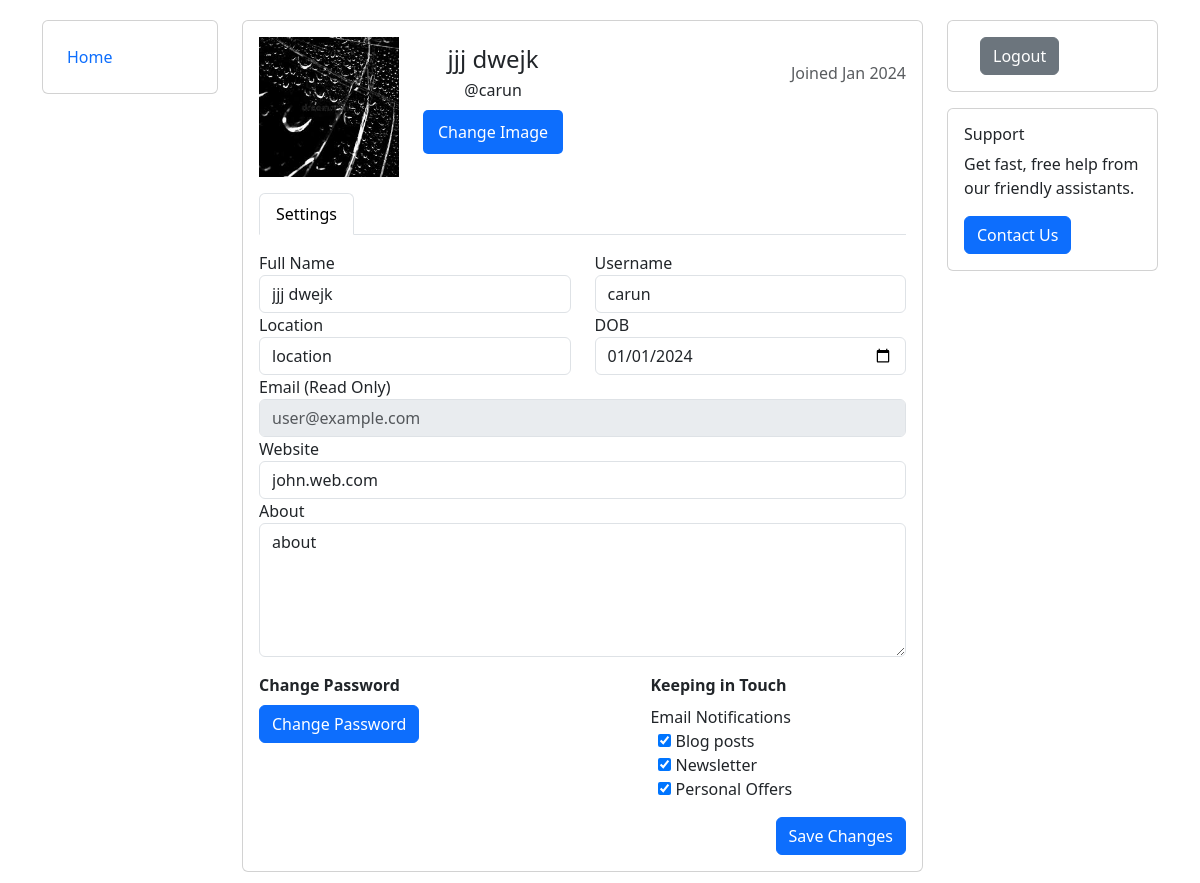
/edit_profile/ (signed in), run on the app's committed database.
### blog/models.py (models this page shows, shortened)
class Profile(models.Model):
    user = models.OneToOneField(User, on_delete=models.CASCADE)
    bio = models.TextField(null=True, blank=True)
    dob = models.DateField(null=True, blank=True)
    profile_img =  models.ImageField( upload_to='profile_images', default='default.jpg')
    location = models.CharField(null=True, blank=True, max_length=100)
    website = models.CharField(null=True, blank=True,max_length=100)

### blog/views.py (the view, shortened to what this page needs)
# urls.py: path("edit_profile/", views.edit_profile , name="edit_profile-page"),
def edit_profile(request):
    user_object = User.objects.get(username=request.user)
    currently_user = Profile.objects.get(user=user_object)
    context = {
        'currently_user': currently_user
    }
    return render(request, "edit_profile.html", context)

### templates/edit_profile.html (shortened to what this page needs)
{% load static %}
<!DOCTYPE html>
<html lang="en">
<head>
    <link href="https://cdn.jsdelivr.net/npm/bootstrap@5.3.2/dist/css/bootstrap.min.css" rel="stylesheet"
>
    <link rel="stylesheet" href="{% static 'css/editprofile.css' %}">
</head>
<body>
    <div class="container">
        <div class="row flex-lg-nowrap">
            <div class="col-12 col-lg-auto mb-3" style="width: 200px;">
                <div class="card p-3">
                    <div class="e-navlist--active-bg">
                        <ul class="nav">
                            <li class="nav-item"><a class="nav-link px-2 active" href="#"><span>Home</span></a></li>
                        </ul>
                    </div>
                </div>
            </div>
            <div class="col">
                <div class="row">
                    <div class="col mb-3">
                        <div class="card">
                            <div class="card-body">
                                <div class="e-profile">
                                        <div class="row">
                                            <div class="col-12 col-sm-auto mb-3">
                                                <div class="mx-auto" style="width: 140px;">
                                                    <div class="d-flex justify-content-center align-items-center rounded"
                                                        style="height: 140px; background-color: rgb(233, 236, 239);">
                                                        <span
                                                            style="color: rgb(166, 168, 170); font: bold 8pt Arial; overflow: hidden;">
                                                            <img style="width: 100%; object-fit: cover; object-position: center;"
                                                                src="{{ currently_user.profile_img.url }}"
                                                                alt="unavailable">
                                                        </span>
                                                    </div>
                                                </div>
                                            </div>
                                            <div
                                                class="col d-flex flex-column flex-sm-row justify-content-between mb-3">
                                                <div class="text-center text-sm-left mb-2 mb-sm-0">
                                                    <h4 class="pt-sm-2 pb-1 mb-0 text-nowrap">
                                                        {{request.user.first_name}}
                                                    </h4>
                                                    <p class="mb-0">@{{request.user.username}}</p>
                                                    <div class="mt-2 file-input-container">
                                                        <button class="btn btn-primary file-input-button">Change
                                                            Image</button>
                                                    </div>
                                                </div>
                                                <div class="text-center text-sm-right">
                                                    <span class="badge badge-secondary">administrator</span>
                                                    <div class="text-muted"><p>Joined
                                                            {{request.user.date_joined | date:"M Y" }}</p></div>
                                                </div>
                                            </div>
                                        </div>
                                    <ul class="nav nav-tabs">
                                        <li class="nav-item"><a href="" class="active nav-link">Settings</a></li>
                                    </ul>
                                    <div class="tab-content pt-3">
                                        <div class="tab-pane active">
                                            <form action="" method="post" class="form" novalidate>
                                                <div class="row">
                                                    <div class="col">
                                                        <div class="row">
                                                            <div class="col">
                                                                <div class="form-group">
                                                                    <label>Full Name</label>
                                                                    <input class="form-control" type="text" name="name"
                                                                        placeholder="John Smith"
                                                                        value="{{currently_user.user.first_name}}">
                                                                </div>
                                                            </div>
                                                            <div class="col">
                                                                <div class="form-group">
                                                                    <label>Username</label>
                                                                    <input class="form-control" type="text"
                                                                        name="username" placeholder="Username"
                                                                        value="{{currently_user.user.username}}">
                                                                </div>
                                                            </div>
                                                        </div>
                                                        <div class="row">
                                                            <div class="col">
                                                                <div class="form-group">
                                                                    <label>Location</label>
                                                                    <input class="form-control" type="text"
                                                                        name="location" placeholder="State, Country"
                                                                        value="{{ currently_user.location }}">
                                                                </div>
                                                            </div>
                                                            <div class="col">
                                                                <div class="form-group">
                                                                    <label>DOB</label>
                                                                    <input class="form-control" type="date" value="{{ currently_user.dob|date:'Y-m-d' }}" name="dob">
                                                                </div>
                                                            </div>
                                                        </div>
                                                        <div class="row">
                                                            <div class="col">
                                                                <div class="form-group">
                                                                    <label>Email (Read Only)</label>
                                                                    <input class="form-control" type="text" disabled
                                                                        placeholder="user@example.com" name="email">
                                                                </div>
                                                            </div>
                                                        </div>
                                                        <div class="row">
                                                            <div class="col">
                                                                <div class="form-group">
                                                                    <label>Website</label>
                                                                    <input class="form-control" type="text"
                                                                        value="{{currently_user.website}}"
                                                                        placeholder="www.xyx.com" name="Website">
                                                                </div>
                                                            </div>
                                                        </div>
                                                        <div class="row">
                                                            <div class="col mb-3">
                                                                <div class="form-group">
                                                                    <label>About</label>
                                                                    <textarea class="form-control" rows="5" name="bio"
                                                                        placeholder="My Bio">{{ currently_user.bio }}</textarea>
                                                                </div>
                                                            </div>
                                                        </div>
                                                    </div>
                                                </div>
                                                <div class="row">
                                                    <div class="col-12 col-sm-6 mb-3">
                                                        <div class="mb-2"><b>Change Password</b></div>
                                                        <div class="row">
                                                            <div class="col">
                                                                <div class="form-group">
                                                                    <button class="btn btn-primary"
                                                                        type="/submit">Change Password</button>
                                                                </div>
                                                            </div>
                                                        </div>
                                                    </div>
                                                    <div class="col-12 col-sm-5 offset-sm-1 mb-3">
                                                        <div class="mb-2"><b>Keeping in Touch</b></div>
                                                        <div class="row">
                                                            <div class="col">
                                                                <label>Email Notifications</label>
                                                                <div class="custom-controls-stacked px-2">
                                                                    <div class="custom-control custom-checkbox">
                                                                        <input type="checkbox"
                                                                            class="custom-control-input"
                                                                            id="notifications-blog" checked>
                                                                        <label class="custom-control-label"
                                                                            for="notifications-blog">Blog posts</label>
                                                                    </div>
                                                                    <div class="custom-control custom-checkbox">
                                                                        <input type="checkbox"
                                                                            class="custom-control-input"
                                                                            id="notifications-news" checked>
                                                                        <label class="custom-control-label"
                                                                            for="notifications-news">Newsletter</label>
                                                                    </div>
                                                                    <div class="custom-control custom-checkbox">
                                                                        <input type="checkbox"
                                                                            class="custom-control-input"
                                                                            id="notifications-offers" checked>
                                                                        <label class="custom-control-label"
                                                                            for="notifications-offers">Personal
                                                                            Offers</label>
                                                                    </div>
                                                                </div>
                                                            </div>
                                                        </div>
                                                    </div>
                                                </div>
                                                <div class="row">
                                                    <div class="col d-flex justify-content-end">
                                                        <button class="btn btn-primary" type="submit">Save
                                                            Changes</button>
                                                    </div>
                                                </div>
                                            </form>
                                        </div>
                                    </div>
                                </div>
                            </div>
                        </div>
                    </div>
                    <div class="col-12 col-md-3 mb-3">
                        <div class="card mb-3">
                            <div class="card-body">
                                <div class="px-xl-3">
                                    <button class="btn btn-block btn-secondary">
                                        <span>Logout</span>
                                    </button>
                                </div>
                            </div>
                        </div>
                        <div class="card">
                            <div class="card-body">
                                <h6 class="card-title font-weight-bold">Support</h6>
                                <p class="card-text">Get fast, free help from our friendly assistants.</p>
                                <button type="button" class="btn btn-primary">Contact Us</button>
                            </div>
                        </div>
                    </div>
                </div>
            </div>
        </div>
    </div>
</body>
</html>

### data on the page
Profile: profile_img (placeholder picture), name "jjj dwejk", username "carun", location "location", dob "01/01/2024", Website "john.web.com", bio "about"

### other printed values
{{ request.user.first_name }} "jjj dwejk"
{{ request.user.username }} "carun"
{{ request.user.date_joined | date:"M Y" }} "Jan 2024"
